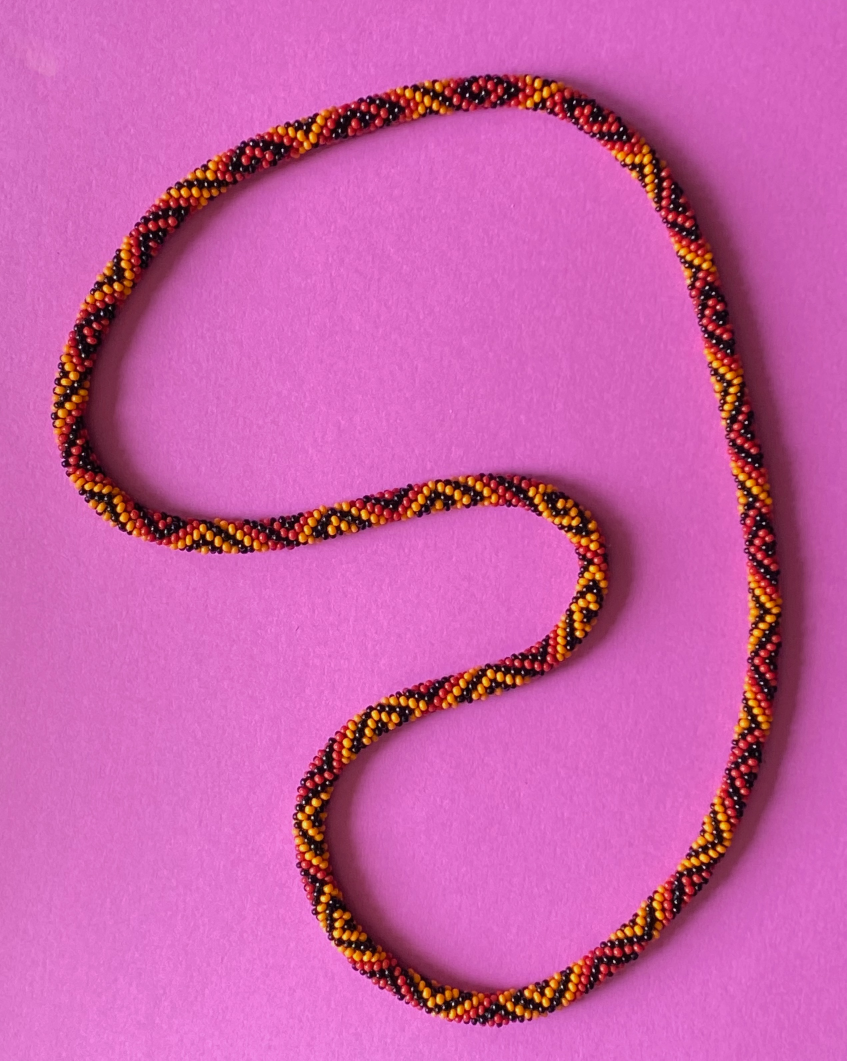
#> input picture beads-photo-2.jpg, 2540 x 3182 px, found by its file name (shown at 1/3 size)
$ python first-complete-tracker.py
#> lines starting #> are read from the running program, lines starting #| are printed output that depends on the picture; after the words box and inside, x2 and y2 are one past the last pixel; in counts of white or black regions, pixels touching at a corner belong together
"""Image-only curved phase-band lattice. No maker graph or 3D imports.

The only external scientific input is the original RGB photograph. The historical
viewing rectangle chooses geography, not bead positions. Band crossings remain
hypotheses until associated with saved native pigment/reflection observations.
"""
from __future__ import annotations
import argparse, hashlib, json, time
from pathlib import Path
from datetime import datetime, timezone
import numpy as np
from PIL import Image, ImageOps
from scipy import ndimage as ndi
from scipy.optimize import linear_sum_assignment
from skimage.feature import peak_local_max
from skimage.measure import find_contours, regionprops
from skimage.restoration import unwrap_phase
from skimage.segmentation import watershed
from matplotlib.colors import rgb_to_hsv

ROOT=Path(__file__).resolve().parents[2]
CROP=(1180,130,1540,520)
CONFIG=dict(crop=CROP,fft_size=1024,frequency_range=[.018,.060],spectral_closure_sigma=2/1024,
            demodulation_sigma=35,controls=[28,42],minimum_band_clearance=6,
            interior_clearance=18,phase_amplitude_fraction=.22,maximum_phase_gradient=.085,
            stable_crossing_px=6,uncertain_crossing_px=12,
            pigment_location_allowance=12,reflection_location_allowance=18,
            evidence_assignment_margin=3,minimum_pigment_pixels=24)

def sha(path): return hashlib.sha256(Path(path).read_bytes()).hexdigest()
def save(path,obj): Path(path).write_text(json.dumps(obj,indent=2,allow_nan=False)+'\n')
def sample(a,xy): return ndi.map_coordinates(a,[np.asarray(xy)[...,1],np.asarray(xy)[...,0]],order=1,mode='nearest')

def preprocess(image,crop=CROP):
    rgb=np.asarray(image.crop(crop).convert('RGB'),float)/255
    r,g,b=rgb.transpose(2,0,1);v=rgb.max(2)
    # Pink paper is excluded by chromaticity, while genuinely dark material remains.
    fg=((r>1.5*b)&(r>.13))|(v<.30)
    fg=ndi.binary_fill_holes(ndi.binary_closing(fg,iterations=5))
    lab,_=ndi.label(fg);sz=np.bincount(lab.ravel());sz[0]=0
    if not sz.max(): raise ValueError('No foreground')
    fg=lab==sz.argmax();clearance=ndi.distance_transform_edt(fg)
    z=np.log(.05+v);z-=ndi.gaussian_filter(z,8)
    z/=np.sqrt(ndi.gaussian_filter(z*z,16)+.03)
    weight=ndi.gaussian_filter(fg.astype(float),5)*np.hanning(rgb.shape[1])[None,:]
    return dict(rgb=rgb,fg=fg,clearance=clearance,z=z,weight=weight)

def directions(data):
    n=CONFIG['fft_size'];f=np.fft.fftshift(np.fft.fft2(data['z']*data['weight'],s=(n,n)));p=abs(f)**2
    fy,fx=np.meshgrid(np.fft.fftshift(np.fft.fftfreq(n)),np.fft.fftshift(np.fft.fftfreq(n)),indexing='ij');rad=np.hypot(fx,fy)
    loc=peak_local_max(p*((rad>.018)&(rad<.060)&(fx>0)),min_distance=6,num_peaks=24)
    ks=np.array([[fx[y,x],fy[y,x]] for y,x in loc]);powers=np.array([p[y,x] for y,x in loc])
    coords=np.argwhere(data['fg'])[:,::-1];_,vec=np.linalg.eigh(np.cov(coords.T));t=vec[:,-1];t*=np.sign(t[0]);normal=np.array([-t[1],t[0]])
    angles=np.degrees(np.arctan2(ks@normal,ks@t));triples=[]
    for i in range(len(ks)):
        for j in range(len(ks)):
            if not(-80<angles[i]<-25 and 25<angles[j]<80):continue
            for l in range(len(ks)):
                err=float(np.linalg.norm(ks[i]+ks[j]-ks[l]))
                if abs(angles[l])>=25 or err>=.008:continue
                score=float((powers[i]*powers[j]*powers[l])**(1/3)*np.exp(-.5*(err/CONFIG['spectral_closure_sigma'])**2))
                triples.append(dict(peaks=[i,j,l],score=score,closure_error=err))
    triples.sort(key=lambda a:-a['score'])
    if not triples: raise ValueError('No reciprocal triangle; abstain')
    selected=ks[triples[0]['peaks'][:2]]
    peaks=[dict(id=i,frequency_xy=k.tolist(),power=float(powers[i]),angle_relative_strip=float(angles[i])) for i,k in enumerate(ks)]
    return selected,dict(strip_tangent=t.tolist(),peaks=peaks,triangles=triples,selected=selected.tolist(),
        warning='Spectral normal directions, not point-to-point bead directions. All competing triples retained.')

def phases_and_tracks(data,ks,sigma):
    z=data['z'];fg=data['fg'];h,w=z.shape;y,x=np.mgrid[:h,:w];phases=[];amps=[];masks=[];tracks=[]
    for family,k in enumerate(ks):
        carrier=k[0]*x+k[1]*y;zz=z*fg*np.exp(-2j*np.pi*carrier)
        env=ndi.gaussian_filter(zz.real,sigma)+1j*ndi.gaussian_filter(zz.imag,sigma)
        phase=carrier+unwrap_phase(np.ma.array(np.angle(env),mask=~fg),rng=0).filled(np.nan)/(2*np.pi)
        amp=abs(env);floor=CONFIG['phase_amplitude_fraction']*np.median(amp[data['clearance']>18])
        dy,dx=np.gradient(phase);grad=np.hypot(dx,dy)
        mask=(data['clearance']>=6)&(amp>=floor)&(grad<CONFIG['maximum_phase_gradient'])&np.isfinite(grad)
        phases.append(phase);amps.append(amp);masks.append(mask)
        lo=int(np.floor(np.nanmin(phase[mask])));hi=int(np.ceil(np.nanmax(phase[mask])))
        for level in range(lo,hi+1):
            for path in find_contours(phase,level,mask=mask):
                xy=path[:,::-1];length=float(np.linalg.norm(np.diff(xy,axis=0),axis=1).sum())
                if length<12:continue
                tracks.append(dict(id=f'F{family}-{sum(t["family"]==family for t in tracks)+1:02}',family=family,
                    phase_level=level,length_px=length,points=(xy+np.array(CROP[:2])).tolist(),
                    amplitude_min=float(sample(amp,xy).min()),status='photographic band fragment; not automatically a bead sequence'))
    return np.array(phases),np.array(amps),np.array(masks),tracks

def crossings(phases,tracks):
    # Every crossing comes from an actual pair of saved contour polylines.
    out=[];byfamily={f:[t for t in tracks if t['family']==f] for f in (0,1)}
    for t0 in byfamily[0]:
        xy=np.array(t0['points'])-np.array(CROP[:2]);val=sample(phases[1],xy)
        for t1 in byfamily[1]:
            level=t1['phase_level'];other=np.array(t1['points'])-np.array(CROP[:2])
            for i in np.flatnonzero((val[:-1]-level)*(val[1:]-level)<=0):
                if not np.isfinite(val[i:i+2]).all() or abs(val[i+1]-val[i])<1e-10:continue
                fraction=(level-val[i])/(val[i+1]-val[i]);point=xy[i]+fraction*(xy[i+1]-xy[i])
                if np.linalg.norm(other-point,axis=1).min()>1.6:continue
                if any(np.linalg.norm(np.array(q['xy_local'])-point)<2 for q in out):continue
                out.append(dict(id=f'X{len(out)+1:03}',xy_local=point.tolist(),xy=(point+np.array(CROP[:2])).tolist(),
                    track_ids=[t0['id'],t1['id']],ab=[t1['phase_level'],t0['phase_level']]))
    return out

def observations(data):
    rgb=data['rgb'];hsv=rgb_to_hsv(rgb);h=hsv[:,:,0]*360;s=hsv[:,:,1];v=hsv[:,:,2]
    fg=data['fg'];obs=[];support=[];color_union=np.zeros(fg.shape,bool)
    for color,hm in [('red',(h<22)|(h>345)),('yellow',(h>=22)&(h<70))]:
        mask=fg&hm&(s>.48)&(v>.24)
        mask=ndi.binary_opening(mask,iterations=1);dist=ndi.gaussian_filter(ndi.distance_transform_edt(mask),1)
        loc=peak_local_max(dist,min_distance=11,threshold_abs=2.5,labels=mask)
        markers=np.zeros(mask.shape,int)
        for i,(yy,xx) in enumerate(loc,1):markers[yy,xx]=i
        regions=watershed(-dist,markers,mask=mask)
        for prop in regionprops(regions):
            if prop.area<CONFIG['minimum_pigment_pixels']:continue
            pixels=prop.coords;weights=dist[pixels[:,0],pixels[:,1]]**2
            yy,xx=np.average(pixels,axis=0,weights=weights)
            if data['clearance'][round(yy),round(xx)]<6:continue
            oid=f'O{len(obs)+1:03}';color_union[pixels[:,0],pixels[:,1]]=True
            obs.append(dict(id=oid,kind='positive-pigment-interior',color=color,xy=[float(xx+CROP[0]),float(yy+CROP[1])],
                allowance_px=12,area=int(prop.area),source_pixel_count=len(pixels),
                location_kind='weighted interior point; not bead center',pixel_support=oid))
            support.append(dict(id=oid,pixels_xy=(pixels[:,::-1]+np.array(CROP[:2])).tolist()))
    response=ndi.gaussian_filter(v,1)-ndi.gaussian_filter(v,8)
    loc=peak_local_max(response,min_distance=8,threshold_abs=.10,labels=fg)
    for yy,xx in loc:
        y,x=np.mgrid[max(0,yy-9):min(v.shape[0],yy+10),max(0,xx-9):min(v.shape[1],xx+10)]
        r2=(y-yy)**2+(x-xx)**2;ring=(r2>=25)&(r2<=81)
        if data['clearance'][yy,xx]<6 or np.median(v[y[ring],x[ring]])>.31:continue
        if np.mean(color_union[y[ring],x[ring]])>.20 or s[yy,xx]>.58:continue
        local=(r2<=36)&(v[y,x]>=.5*v[yy,xx]);labels,_=ndi.label(local)
        seed=labels[yy-y[0,0],xx-x[0,0]]
        if not seed:continue
        use=labels==seed;pixels=np.column_stack([x[use],y[use]]);weights=v[y[use],x[use]]
        point=np.average(pixels,axis=0,weights=weights)
        oid=f'O{len(obs)+1:03}'
        obs.append(dict(id=oid,kind='specular-reflection',color='black',xy=(point+np.array(CROP[:2])).tolist(),
            allowance_px=18,area=int(use.sum()),source_pixel_count=int(use.sum()),pixel_support=oid,
            surrounding_median_value=float(np.median(v[y[ring],x[ring]])),
            location_kind='reflection point; body representative location uncertain'))
        support.append(dict(id=oid,pixels_xy=(pixels+np.array(CROP[:2])).tolist()))
    return obs,support

def associate_crossings(nodes,obs,data,controls):
    xy=np.array([p['xy'] for p in nodes]);oxy=np.array([p['xy'] for p in obs]);dist=np.linalg.norm(xy[:,None]-oxy[None,:],axis=2)
    allow=np.array([p['allowance_px'] for p in obs]);cost=dist/allow
    # Dummy unmatched columns prevent a remote observation forcing assignment.
    rows,cols=linear_sum_assignment(np.column_stack([np.where(cost<=1,cost,100),np.ones((len(nodes),len(nodes)))*1.05]))
    assignment={int(i):int(j) for i,j in zip(rows,cols) if j<len(obs) and cost[i,j]<=1}
    for i,node in enumerate(nodes):
        node['band_clearance_px']=float(sample(data['clearance'],np.array(node['xy_local'])[None])[0])
        node['region_priority']='interior' if node['band_clearance_px']>=18 else 'edge'
        node['alternatives']=[dict(observation=obs[j]['id'],distance_px=float(dist[i,j])) for j in np.argsort(dist[i]) if dist[i,j]<=allow[j]]
        shifts=[]
        for variant in controls:
            # Coordinate-free nearest crossing is a stability diagnostic only; not a relabeling.
            if variant:shifts.append(float(min(np.linalg.norm(np.array(p['xy'])-xy[i]) for p in variant)))
            else:shifts.append(None)
        node['bandwidth_crossing_shifts_px']=shifts
        stable=all(d is not None and d<=6 for d in shifts)
        node['observation']=obs[assignment[i]]['id'] if i in assignment else None
        node['color']=obs[assignment[i]]['color'] if i in assignment else None
        node['status']='unsupported geometric crossing'
        node['reasons']=[]
        if i in assignment:
            j=assignment[i];others=np.delete(dist[:,j],i)
            row_others=[dist[i,k] for k in range(len(obs)) if k!=j and dist[i,k]<=allow[k]]
            margin=min(float(others.min()-dist[i,j]) if len(others) else 999,
                       min(row_others)-dist[i,j] if row_others else 999)
            node['assignment_margin_px']=margin
            node['observation_distance_px']=float(dist[i,j])
            if margin<3:
                node['status']='ambiguous or unresolved';node['reasons'].append('competing observation or crossing')
            elif stable and node['region_priority']=='interior':node['status']='confident bead'
            elif stable:node['status']='probable bead';node['reasons'].append('edge visibility')
            else:node['status']='ambiguous or unresolved';node['reasons'].append('bandwidth changes crossing by more than 6px')
        else:node['reasons'].append('no uniquely assigned photographic observation; not confirmed absence')
    return nodes

def graph(nodes,tracks):
    supported=[p for p in nodes if p['status'] in ('confident bead','probable bead')]
    origin=min(supported or nodes,key=lambda p:np.linalg.norm(np.array(p['xy'])-np.median([n['xy'] for n in nodes],axis=0)))
    base=np.array(origin['ab']);edges=[];conflicts=[];lookup={}
    for p in nodes:
        a,b=np.array(p['ab'])-base;p['relative_ab']=[int(a),int(b)]
        p['conditional_indices']={'A':int(7*a+6*b),'B':int(6*a+7*b),'reverse_A':int(-7*a-6*b),'reverse_B':int(-6*a-7*b)}
        p['index_status']='conditional on band topology' if p in supported else 'unresolved hypothesis only'
        lookup.setdefault(tuple(p['ab']),[]).append(p)
    for ab,group in lookup.items():
        if len(group)>1:conflicts.append(dict(kind='multiple crossings at same chart coordinates',ab=list(ab),nodes=[p['id'] for p in group],xy=[p['xy'] for p in group]))
    for p in supported:
        a,b=p['ab']
        for family,delta in [('F0',(1,0)),('F1',(0,1)),('difference',(1,-1))]:
            for q in lookup.get((a+delta[0],b+delta[1]),[]):
                if q not in supported:continue
                continuous=(p['track_ids'][int(family[-1])]==q['track_ids'][int(family[-1])]) if family!='difference' else True
                # An implied third link additionally needs one shared supported triangle witness.
                witnesses=[]
                if family=='difference':
                    for mid_ab in ((a+1,b),(a,b-1)):
                        witnesses += [r['id'] for r in lookup.get(mid_ab,[]) if r in supported]
                    continuous=bool(witnesses)
                status='accepted conditional' if continuous else 'unresolved track break'
                edges.append(dict(source=p['id'],target=q['id'],family=family,delta_ab=list(delta),status=status,
                    kind='implied triangular relation' if family=='difference' else 'traced common band',
                    triangle_witnesses=witnesses,priority='interior' if p['region_priority']==q['region_priority']=='interior' else 'edge'))
    # Independent edge propagation exposes inconsistent coordinates if future links disagree.
    accepted=[e for e in edges if e['status']=='accepted conditional'];adj={p['id']:[] for p in supported}
    for e in accepted:
        d=np.array(e['delta_ab']);adj[e['source']].append((e['target'],d));adj[e['target']].append((e['source'],-d))
    assigned={};components=[]
    for start in adj:
        if start in assigned:continue
        assigned[start]=np.zeros(2,int);todo=[start];component=[]
        while todo:
            p=todo.pop();component.append(p)
            for q,delta in adj[p]:
                value=assigned[p]+delta
                if q in assigned:
                    if not np.array_equal(assigned[q],value):conflicts.append(dict(kind='cycle conflict',source=p,target=q,residual=(value-assigned[q]).tolist()))
                else:assigned[q]=value;todo.append(q)
        components.append(component)
    identifications=[]
    for name in ('A','B'):
        byindex={}
        for p in supported:byindex.setdefault(p['conditional_indices'][name],[]).append(p)
        for k,group in byindex.items():
            if len(group)>1:identifications.append(dict(interpretation=name,index=k,nodes=[p['id'] for p in group],
                status='possible wrapping identification or wrong topology; same integer alone proves neither duplicate nor collision'))
    return dict(origin=dict(id=origin['id'],xy=origin['xy'],ab=origin['ab']),edges=edges,components=components,
        cycle_rank=len(accepted)-len(supported)+len(components),conflicts=conflicts,weighted_index_identifications=identifications,
        warning='Cycles close partly by construction. This is algebraic consistency, not independent photographic validation.',
        coordinate_convention='a advances along F0; b advances along F1. F0 line label is b; F1 line label is a. A: u=b,v=a; B: u=a,v=b.')

def run(output):
    output=Path(output);output.mkdir(parents=True,exist_ok=True);times={};t=time.perf_counter()
    image=ImageOps.exif_transpose(Image.open(ROOT/'beads-photo-2.jpg')).convert('RGB')
#> image is the input picture: PIL image 2540x3182 RGB; mean R, G, B 202, 95.9, 169.1
    data=preprocess(image);times['image_preprocessing']=time.perf_counter()-t;t=time.perf_counter()
#> in preprocess, `fg=ndi.binary_fill_holes(ndi.binary_closing(fg,iterations=5))`:
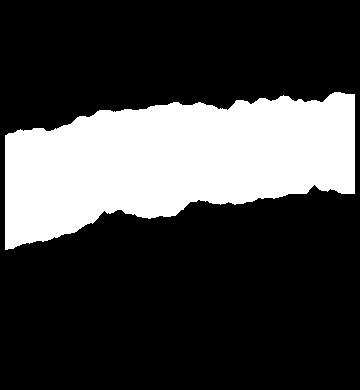
#> fg: shape (390, 360) bool; 25.8% white; 1 white region, box (x1, y1, x2, y2) and area: (5, 92, 355, 250) 36235
#> in preprocess, `sz = np.bincount(lab.ravel())`: sz = [104165, 36235]
#> after `data = preprocess(image)`: data = 5 items
    ks,direction_record=directions(data);times['local_direction_analysis']=time.perf_counter()-t;t=time.perf_counter()
#> in directions, `p = abs(f) ** 2`:
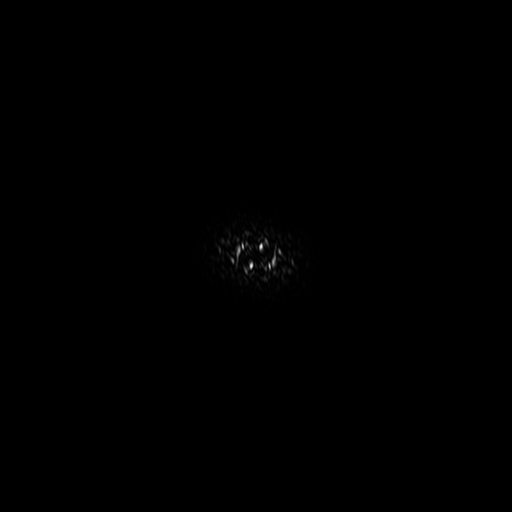
#> p: shape (1024, 1024) float64 (shown at 1/2 size); min 2.82e-05, max 9167472.3, mean 9709.9; drawn with min black and max white
#> in directions, `loc=peak_local_max(p*((rad>.018)&(rad<.060)&(fx>0)),min_distance=6,num..`: loc = 18 rows, first 8: [492, 522], [532, 539], [523, 546], [503, 559], [482, 532], [528, 524], [545, 549], [557, 529]
#> in directions, `ks = np.array([[fx[y, x], fy[y, x]] for y, x in loc])`: ks = 18 rows, first 8: [0.00977, -0.0195], [0.0264, 0.0195], [0.0332, 0.0107], [0.0459, -0.00879], [0.0195, -0.0293], [0.0117, 0.0156], [0.0361, 0.0322], [0.0166, 0.0439]
#> in directions, `powers = np.array([p[y, x] for y, x in loc])`: powers = 18 values, max 9167472.3 at index 0, min 207383.7 at index 17, mean 2335854
#> in directions, `coords = np.argwhere(data['fg'])[:, ::-1]`: coords = 36235 pairs, first value 5 to 354, second value 92 to 249
#> in directions, `_, vec = np.linalg.eigh(np.cov(coords.T))`: vec = [[-0.148, -0.989], [-0.989, 0.148]]
#> in directions, `t = vec[:, -1]`: t = [-0.989, 0.148]
#> in directions, `t *= np.sign(t[0])`: t = [0.989, -0.148]
#> in directions, `normal = np.array([-t[1], t[0]])`: normal = [0.148, 0.989]
#> in directions, `angles = np.degrees(np.arctan2(ks @ normal, ks @ t))`: angles = 18 values, max 96.94 at index 16, min -80.53 at index 17, mean 7.06
#> the loop in directions, `for i in range(len(ks)):` made 18 passes
#> after the loop in directions, `for i in range(len(ks)):`: triples = 5 items
#> in directions, `selected=ks[triples[0]['peaks'][:2]]`: selected = [[0.0195, -0.0293], [0.0264, 0.0195]]
#> in directions, `peaks=[dict(id=i,frequency_xy=k.tolist(),power=float(powers[i]),angle_..`: peaks = 18 items
#> after `ks, direction_record = directions(data)`: ks = [[0.0195, -0.0293], [0.0264, 0.0195]]; direction_record = 5 items
    phases,amps,masks,tracks=phases_and_tracks(data,ks,CONFIG['demodulation_sigma'])
#> the loop in phases_and_tracks, `for family,k in enumerate(ks):` made 2 passes
#> (family, k, floor, lo, hi) on passes 1 to 2: (0, [0.0195, -0.0293], 0.017, -8, 5), (1, [0.0264, 0.0195], 0.0317, 2, 13)
#> after the loop in phases_and_tracks, `for family,k in enumerate(ks):`:
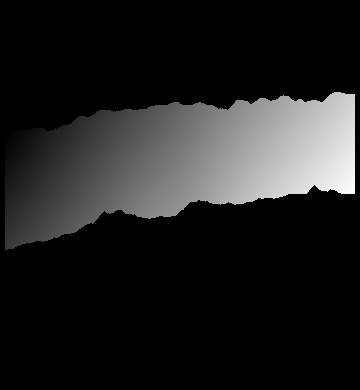
#> phase: shape (390, 360) float64; 74.19% of the values are NaN or infinite; the others: min 2.67, max 12.94, mean 7.65; drawn with min black, max white, NaN and infinite black
#> after the loop in phases_and_tracks, `for family,k in enumerate(ks):`: amps = 2 items; tracks = 20 items
#> tracks = 20 items
    variants=[phases_and_tracks(data,ks,s) for s in CONFIG['controls']]
#> call 2 of phases_and_tracks, with ks = array of shape (2, 2), sigma = 28
#> in phases_and_tracks (call 2), `y, x = np.mgrid[:h, :w]`:
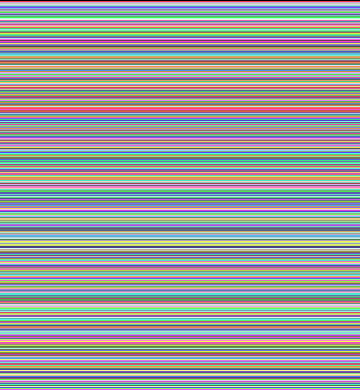
#> y: shape (390, 360) int64; 390 distinct labels, from 0 to 389; one colour per label, 0 black
#> in phases_and_tracks (call 2), `y, x = np.mgrid[:h, :w]`:
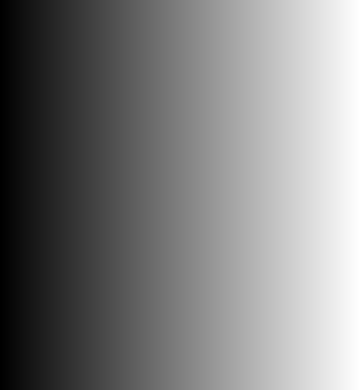
#> x: shape (390, 360) int64; min 0, max 359, mean 179.5; drawn with min black and max white
#> the loop in phases_and_tracks (call 2), `for family,k in enumerate(ks):` made 2 passes
#> (family, k, floor, lo, hi) on passes 1 to 2: (0, [0.0195, -0.0293], 0.0197, -8, 5), (1, [0.0264, 0.0195], 0.0364, 2, 13)
#> after the loop in phases_and_tracks (call 2), `for family,k in enumerate(ks):`:
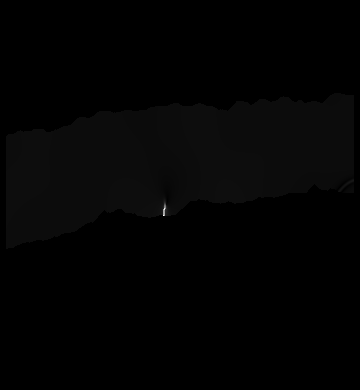
#> grad: shape (390, 360) float64; 74.84% of the values are NaN or infinite; the others: min 0.000833, max 0.645, mean 0.033; drawn with min black, max white, NaN and infinite black
#> after the loop in phases_and_tracks (call 2), `for family,k in enumerate(ks):`: tracks = 21 items
#> the loop in phases_and_tracks (call 3), `for family,k in enumerate(ks):` made 2 passes
#> (family, k, floor, lo, hi) on passes 1 to 2: (0, [0.0195, -0.0293], 0.0147, -8, 5), (1, [0.0264, 0.0195], 0.0279, 2, 13)
#> pass 1, in phases_and_tracks (call 3), `amp = abs(env)`:
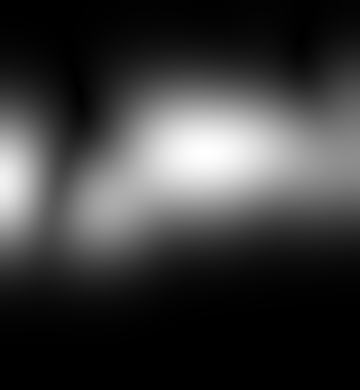
#> amp: shape (390, 360) float64; min 0, max 0.101, mean 0.0234; drawn with min black and max white
#> (the rest of the program and of its run is left out)
